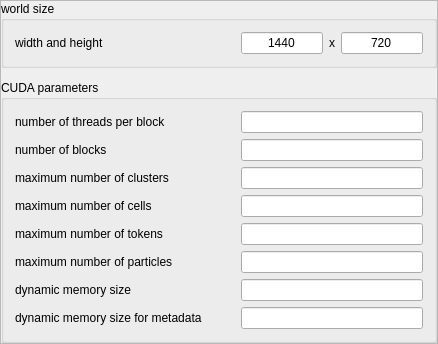
<?xml version="1.0" encoding="UTF-8"?>
<ui version="4.0">
 <class>ComputationSettingsWidget</class>
 <widget class="QWidget" name="ComputationSettingsWidget">
  <property name="geometry">
   <rect>
    <x>0</x>
    <y>0</y>
    <width>438</width>
    <height>326</height>
   </rect>
  </property>
  <property name="windowTitle">
   <string>UniverseSettings</string>
  </property>
  <layout class="QGridLayout" name="gridLayout">
   <property name="leftMargin">
    <number>0</number>
   </property>
   <property name="topMargin">
    <number>0</number>
   </property>
   <property name="rightMargin">
    <number>0</number>
   </property>
   <property name="bottomMargin">
    <number>0</number>
   </property>
   <item row="0" column="0">
    <widget class="QFrame" name="gpuFrame">
     <property name="enabled">
      <bool>true</bool>
     </property>
     <property name="minimumSize">
      <size>
       <width>0</width>
       <height>0</height>
      </size>
     </property>
     <property name="frameShape">
      <enum>QFrame::StyledPanel</enum>
     </property>
     <property name="frameShadow">
      <enum>QFrame::Raised</enum>
     </property>
     <layout class="QGridLayout" name="gridLayout_2">
      <property name="leftMargin">
       <number>0</number>
      </property>
      <property name="topMargin">
       <number>0</number>
      </property>
      <property name="rightMargin">
       <number>0</number>
      </property>
      <property name="bottomMargin">
       <number>0</number>
      </property>
      <property name="spacing">
       <number>12</number>
      </property>
      <item row="1" column="0" colspan="2">
       <widget class="QGroupBox" name="groupBox_2">
        <property name="title">
         <string>CUDA parameters</string>
        </property>
        <property name="flat">
         <bool>true</bool>
        </property>
        <layout class="QGridLayout" name="gridLayout_4">
         <item row="0" column="0">
          <widget class="QLabel" name="label_15">
           <property name="sizePolicy">
            <sizepolicy hsizetype="Minimum" vsizetype="Preferred">
             <horstretch>0</horstretch>
             <verstretch>0</verstretch>
            </sizepolicy>
           </property>
           <property name="minimumSize">
            <size>
             <width>220</width>
             <height>0</height>
            </size>
           </property>
           <property name="text">
            <string>number of threads per block</string>
           </property>
          </widget>
         </item>
         <item row="0" column="1">
          <widget class="QLineEdit" name="gpuNumThreadsPerBlockEdit">
           <property name="frame">
            <bool>true</bool>
           </property>
           <property name="alignment">
            <set>Qt::AlignCenter</set>
           </property>
          </widget>
         </item>
         <item row="1" column="0">
          <widget class="QLabel" name="label_14">
           <property name="sizePolicy">
            <sizepolicy hsizetype="Minimum" vsizetype="Preferred">
             <horstretch>0</horstretch>
             <verstretch>0</verstretch>
            </sizepolicy>
           </property>
           <property name="minimumSize">
            <size>
             <width>220</width>
             <height>0</height>
            </size>
           </property>
           <property name="text">
            <string>number of blocks</string>
           </property>
          </widget>
         </item>
         <item row="1" column="1">
          <widget class="QLineEdit" name="gpuNumBlocksEdit">
           <property name="frame">
            <bool>true</bool>
           </property>
           <property name="alignment">
            <set>Qt::AlignCenter</set>
           </property>
          </widget>
         </item>
         <item row="2" column="0">
          <widget class="QLabel" name="label_16">
           <property name="sizePolicy">
            <sizepolicy hsizetype="Minimum" vsizetype="Preferred">
             <horstretch>0</horstretch>
             <verstretch>0</verstretch>
            </sizepolicy>
           </property>
           <property name="text">
            <string>maximum number of clusters</string>
           </property>
          </widget>
         </item>
         <item row="2" column="1">
          <widget class="QLineEdit" name="gpuMaxClustersEdit">
           <property name="frame">
            <bool>true</bool>
           </property>
           <property name="alignment">
            <set>Qt::AlignCenter</set>
           </property>
          </widget>
         </item>
         <item row="3" column="0">
          <widget class="QLabel" name="label_17">
           <property name="sizePolicy">
            <sizepolicy hsizetype="Minimum" vsizetype="Preferred">
             <horstretch>0</horstretch>
             <verstretch>0</verstretch>
            </sizepolicy>
           </property>
           <property name="text">
            <string>maximum number of cells</string>
           </property>
          </widget>
         </item>
         <item row="3" column="1">
          <widget class="QLineEdit" name="gpuMaxCellsEdit">
           <property name="frame">
            <bool>true</bool>
           </property>
           <property name="alignment">
            <set>Qt::AlignCenter</set>
           </property>
          </widget>
         </item>
         <item row="4" column="0">
          <widget class="QLabel" name="label_18">
           <property name="sizePolicy">
            <sizepolicy hsizetype="Minimum" vsizetype="Preferred">
             <horstretch>0</horstretch>
             <verstretch>0</verstretch>
            </sizepolicy>
           </property>
           <property name="text">
            <string>maximum number of tokens</string>
           </property>
          </widget>
         </item>
         <item row="4" column="1">
          <widget class="QLineEdit" name="gpuMaxTokensEdit">
           <property name="frame">
            <bool>true</bool>
           </property>
           <property name="alignment">
            <set>Qt::AlignCenter</set>
           </property>
          </widget>
         </item>
         <item row="5" column="0">
          <widget class="QLabel" name="label_19">
           <property name="sizePolicy">
            <sizepolicy hsizetype="Minimum" vsizetype="Preferred">
             <horstretch>0</horstretch>
             <verstretch>0</verstretch>
            </sizepolicy>
           </property>
           <property name="text">
            <string>maximum number of particles</string>
           </property>
          </widget>
         </item>
         <item row="5" column="1">
          <widget class="QLineEdit" name="gpuMaxParticlesEdit">
           <property name="frame">
            <bool>true</bool>
           </property>
           <property name="alignment">
            <set>Qt::AlignCenter</set>
           </property>
          </widget>
         </item>
         <item row="6" column="0">
          <widget class="QLabel" name="label_20">
           <property name="sizePolicy">
            <sizepolicy hsizetype="Minimum" vsizetype="Preferred">
             <horstretch>0</horstretch>
             <verstretch>0</verstretch>
            </sizepolicy>
           </property>
           <property name="text">
            <string>dynamic memory size</string>
           </property>
          </widget>
         </item>
         <item row="6" column="1">
          <widget class="QLineEdit" name="gpuDynamicMemorySizeEdit">
           <property name="frame">
            <bool>true</bool>
           </property>
           <property name="alignment">
            <set>Qt::AlignCenter</set>
           </property>
          </widget>
         </item>
         <item row="7" column="0">
          <widget class="QLabel" name="label_21">
           <property name="sizePolicy">
            <sizepolicy hsizetype="Minimum" vsizetype="Preferred">
             <horstretch>0</horstretch>
             <verstretch>0</verstretch>
            </sizepolicy>
           </property>
           <property name="text">
            <string>dynamic memory size for metadata</string>
           </property>
          </widget>
         </item>
         <item row="7" column="1">
          <widget class="QLineEdit" name="gpuMetadataDynamicMemorySizeEdit">
           <property name="frame">
            <bool>true</bool>
           </property>
           <property name="alignment">
            <set>Qt::AlignCenter</set>
           </property>
          </widget>
         </item>
        </layout>
       </widget>
      </item>
      <item row="0" column="0" colspan="2">
       <widget class="QGroupBox" name="groupBox">
        <property name="minimumSize">
         <size>
          <width>0</width>
          <height>0</height>
         </size>
        </property>
        <property name="title">
         <string>world size</string>
        </property>
        <property name="flat">
         <bool>true</bool>
        </property>
        <layout class="QGridLayout" name="gridLayout_3">
         <item row="0" column="0">
          <widget class="QLabel" name="label_11">
           <property name="sizePolicy">
            <sizepolicy hsizetype="Expanding" vsizetype="Preferred">
             <horstretch>0</horstretch>
             <verstretch>0</verstretch>
            </sizepolicy>
           </property>
           <property name="minimumSize">
            <size>
             <width>220</width>
             <height>0</height>
            </size>
           </property>
           <property name="text">
            <string>width and height</string>
           </property>
          </widget>
         </item>
         <item row="0" column="1">
          <widget class="QLineEdit" name="gpuUniverseSizeXEdit">
           <property name="sizePolicy">
            <sizepolicy hsizetype="Expanding" vsizetype="Fixed">
             <horstretch>0</horstretch>
             <verstretch>0</verstretch>
            </sizepolicy>
           </property>
           <property name="text">
            <string>1440</string>
           </property>
           <property name="frame">
            <bool>true</bool>
           </property>
           <property name="alignment">
            <set>Qt::AlignCenter</set>
           </property>
          </widget>
         </item>
         <item row="0" column="2">
          <widget class="QLabel" name="label_13">
           <property name="text">
            <string>x</string>
           </property>
          </widget>
         </item>
         <item row="0" column="3">
          <widget class="QLineEdit" name="gpuUniverseSizeYEdit">
           <property name="sizePolicy">
            <sizepolicy hsizetype="Expanding" vsizetype="Fixed">
             <horstretch>0</horstretch>
             <verstretch>0</verstretch>
            </sizepolicy>
           </property>
           <property name="text">
            <string>720</string>
           </property>
           <property name="frame">
            <bool>true</bool>
           </property>
           <property name="alignment">
            <set>Qt::AlignCenter</set>
           </property>
          </widget>
         </item>
        </layout>
       </widget>
      </item>
     </layout>
    </widget>
   </item>
  </layout>
 </widget>
 <layoutdefault spacing="6" margin="11"/>
 <resources/>
 <connections/>
</ui>
